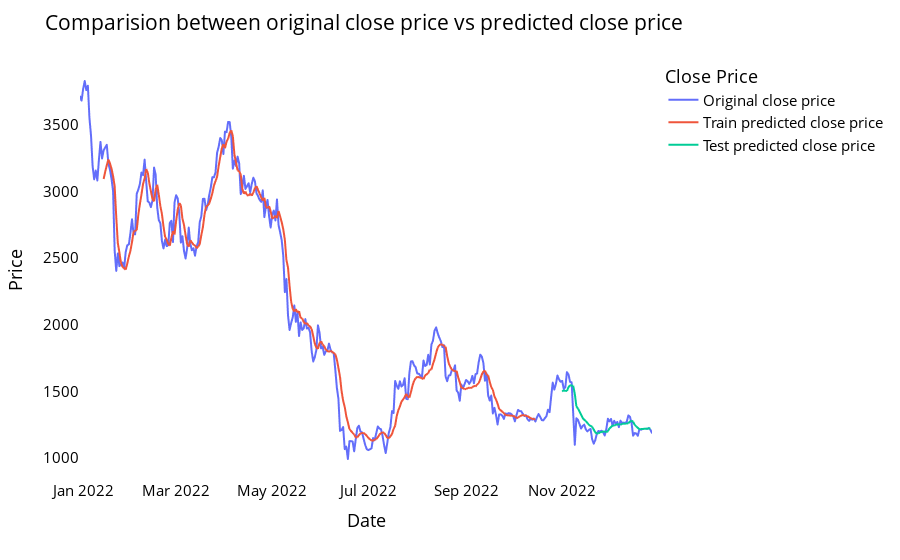

The notebook cell saved with this chart:
### Markdown cell above
- # Comparision of original Bitcoin close price and predicted close price

### Code cell
# shift train predictions for plotting

look_back=time_step
trainPredictPlot = np.empty_like(closedf)
trainPredictPlot[:, :] = np.nan
trainPredictPlot[look_back:len(train_predict)+look_back, :] = train_predict
print("Train predicted data: ", trainPredictPlot.shape)

# shift test predictions for plotting
testPredictPlot = np.empty_like(closedf)
testPredictPlot[:, :] = np.nan
testPredictPlot[len(train_predict)+(look_back*2)+1:len(closedf)-1, :] = test_predict
print("Test predicted data: ", testPredictPlot.shape)

names = cycle(['Original close price','Train predicted close price','Test predicted close price'])


plotdf = pd.DataFrame({'date': close_stock['Date'],
                       'original_close': close_stock['Close'],
                      'train_predicted_close': trainPredictPlot.reshape(1,-1)[0].tolist(),
                      'test_predicted_close': testPredictPlot.reshape(1,-1)[0].tolist()})

fig = px.line(plotdf,x=plotdf['date'], y=[plotdf['original_close'],plotdf['train_predicted_close'],
                                          plotdf['test_predicted_close']],
              labels={'value':'Price','date': 'Date'})
fig.update_layout(title_text='Comparision between original close price vs predicted close price',
                  plot_bgcolor='white', font_size=15, font_color='black', legend_title_text='Close Price')
fig.for_each_trace(lambda t:  t.update(name = next(names)))

fig.update_xaxes(showgrid=False)
fig.update_yaxes(showgrid=False)
fig.show()

### Figure 1 — Plotly figure (JSON) as saved in the notebook; plotly's stock layout.template omitted (floating-point values rounded to 4 significant figures; data arrays with more than 128 entries replaced by an {"elided": "..."} marker saying what was removed)
{"data": [{"hovertemplate": "variable=original_close<br>Date=%{x}<br>Price=%{y}<extra></extra>", "legendgroup": "original_close", "line": {"color": "#636efa", "dash": "solid"}, "marker": {"symbol": "circle"}, "mode": "lines", "name": "Original close price", "showlegend": true, "type": "scattergl", "x": {"elided": "364 str values"}, "xaxis": "x", "y": {"elided": "364 float values"}, "yaxis": "y"}, {"hovertemplate": "variable=train_predicted_close<br>Date=%{x}<br>Price=%{y}<extra></extra>", "legendgroup": "train_predicted_close", "line": {"color": "#EF553B", "dash": "solid"}, "marker": {"symbol": "circle"}, "mode": "lines", "name": "Train predicted close price", "showlegend": true, "type": "scattergl", "x": {"elided": "364 str values"}, "xaxis": "x", "y": {"elided": "364 float values"}, "yaxis": "y"}, {"hovertemplate": "variable=test_predicted_close<br>Date=%{x}<br>Price=%{y}<extra></extra>", "legendgroup": "test_predicted_close", "line": {"color": "#00cc96", "dash": "solid"}, "marker": {"symbol": "circle"}, "mode": "lines", "name": "Test predicted close price", "showlegend": true, "type": "scattergl", "x": {"elided": "364 str values"}, "xaxis": "x", "y": {"elided": "364 float values"}, "yaxis": "y"}], "layout": {"font": {"color": "black", "size": 15}, "legend": {"title": {"text": "Close Price"}, "tracegroupgap": 0}, "margin": {"t": 60}, "plot_bgcolor": "white", "title": {"text": "Comparision between original close price vs predicted close price"}, "xaxis": {"anchor": "y", "domain": [0, 1], "showgrid": false, "title": {"text": "Date"}}, "yaxis": {"anchor": "x", "domain": [0, 1], "showgrid": false, "title": {"text": "Price"}}}}
